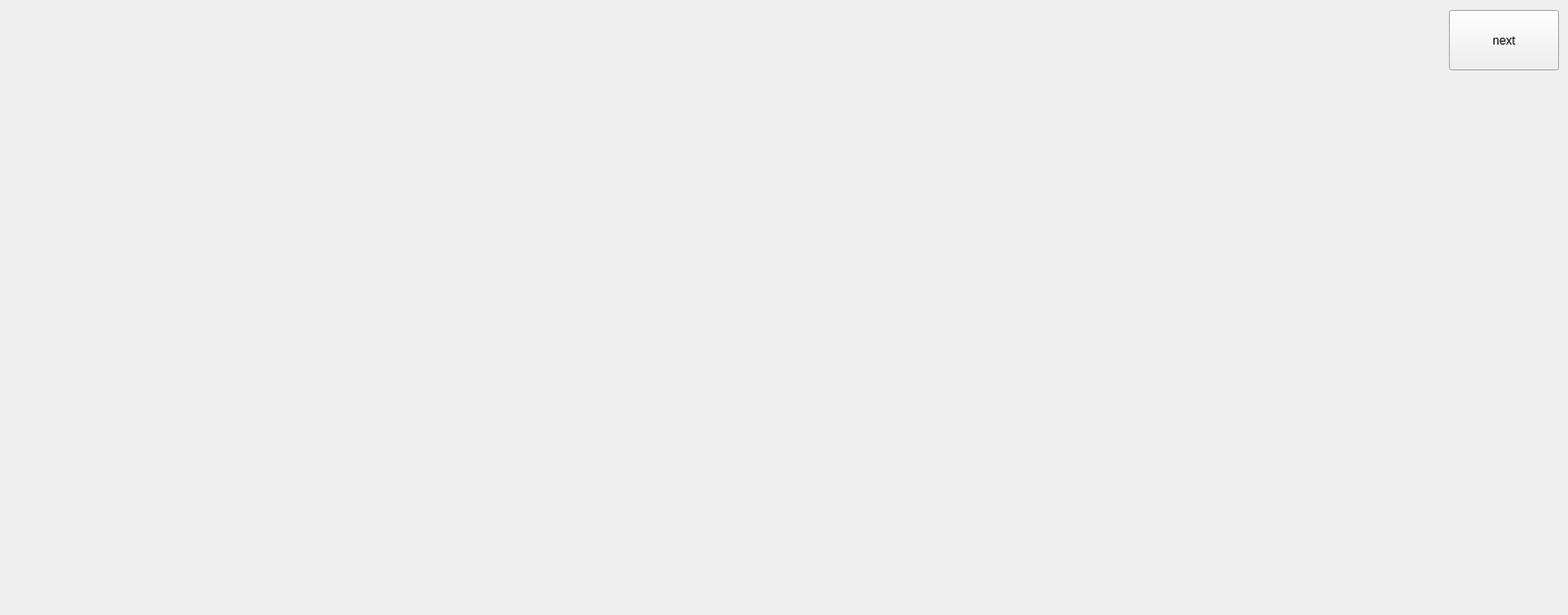
      <widget class="QWidget" name="page_5">
       <widget class="QLabel" name="label">
        <property name="geometry">
         <rect>
          <x>310</x>
          <y>180</y>
          <width>971</width>
          <height>431</height>
         </rect>
        </property>
        <property name="text">
         <string/>
        </property>
       </widget>
       <widget class="QPushButton" name="pushButton_16">
        <property name="geometry">
         <rect>
          <x>1460</x>
          <y>10</y>
          <width>111</width>
          <height>61</height>
         </rect>
        </property>
        <property name="text">
         <string>next</string>
        </property>
        <property name="checkable">
         <bool>true</bool>
        </property>
       </widget>
       <widget class="QLabel" name="label_26">
        <property name="geometry">
         <rect>
          <x>550</x>
          <y>290</y>
          <width>471</width>
          <height>251</height>
         </rect>
        </property>
        <property name="styleSheet">
         <string notr="true">background-color: transparent;
border-style: transpaent;
 border-width:4px;
 border-radius:20px;
 border-color: cyan;</string>
        </property>
        <property name="text">
         <string/>
        </property>
        <property name="pixmap">
         <pixmap>../../../Downloads/wetransfer_logo-projet-w-png_2023-11-02_1739/logo projetcolored.png</pixmap>
        </property>
        <property name="scaledContents">
         <bool>true</bool>
        </property>
        <property name="wordWrap">
         <bool>false</bool>
        </property>
       </widget>
      </widget>
